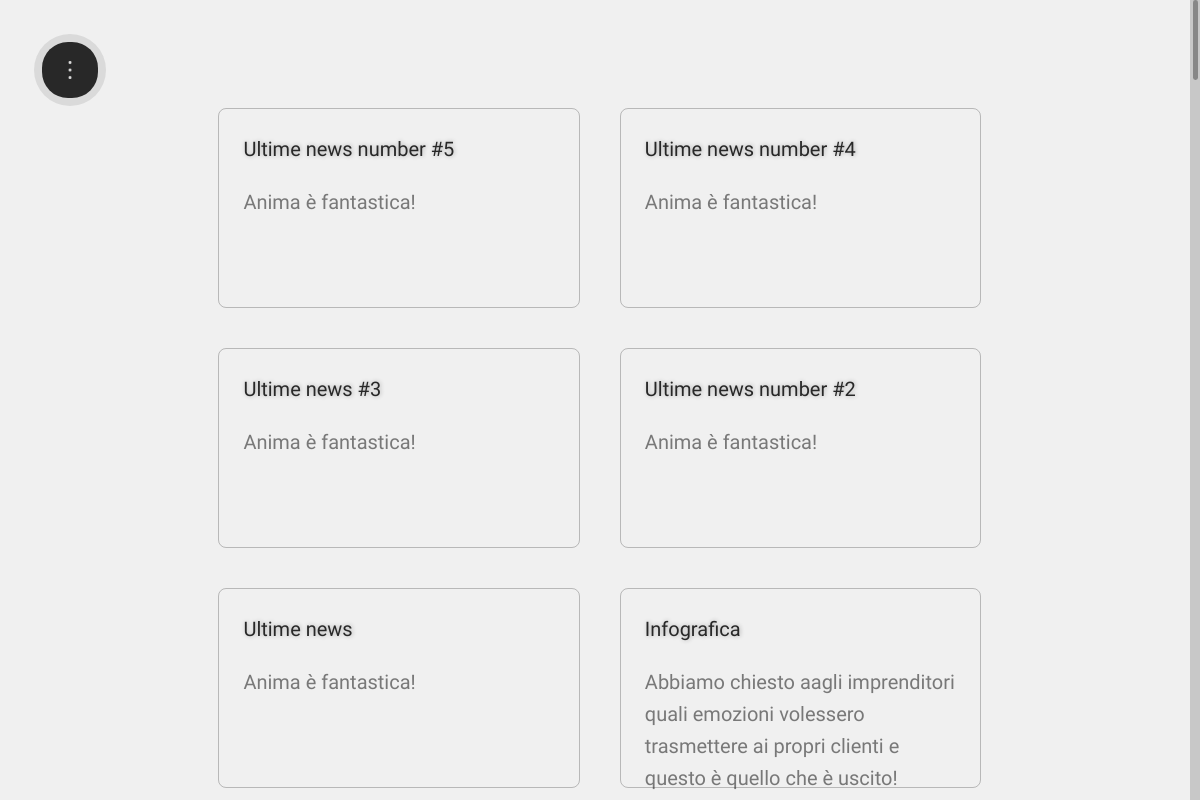
The app's page /pages/news.php, older data.
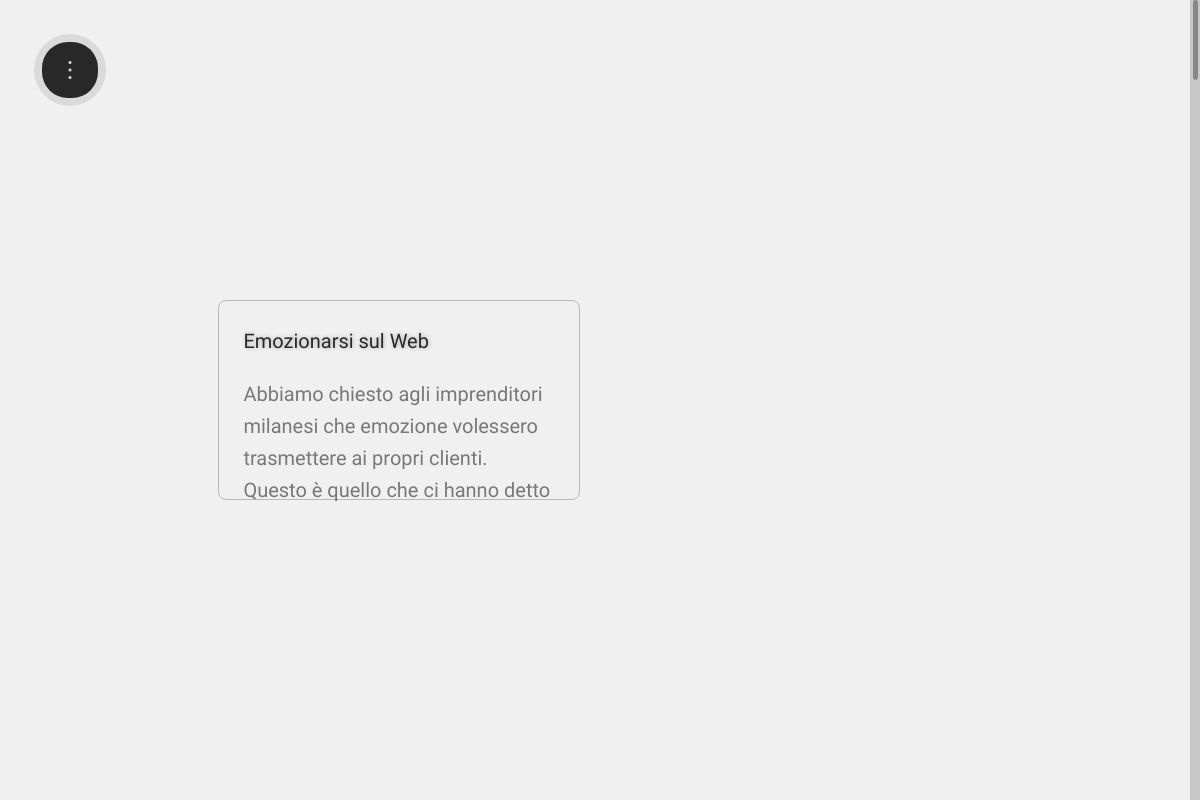
The same page, newer data.
### tables this page shows
CREATE TABLE `articles` (
  `id` varchar(50) NOT NULL,
  `datacreazione` datetime NOT NULL DEFAULT CURRENT_TIMESTAMP,
  `titolo` varchar(100) NOT NULL,
  `descrizione` varchar(1024) NOT NULL
);

### pages/news/MyTestConnection.php (called while the page is built, shortened)
<?php
class Connection {
    private $server, $db_name, $username, $password;
    private $conn;
    public function __construct($server, $db_name, $username, $password) {
        $this->server = $server;
        $this->db_name = $db_name;
        $this->username = $username;
        $this->password = $password;
    }
    public function connect() : bool {
        $this->conn = new mysqli($this->server, $this->username, $this->password, $this->db_name);
        if($this->conn->connect_error) {
            $this->connected = false;
            return false;
        } else {
            $this->connected = true;
            return true;
        }
    }
    public function query($sql)  {
        return ($this->conn)->query($sql);
    }
}
$connection = new MyTestConnection();

### pages/news/articles.php (the view, shortened to what this page needs)
<?php
    require("connection.php");
    class Article {
        private  $id,$titolo, $descrizione;
        function __construct($id, $titolo, $desc) {
            $this->id = $id;
            $this->titolo = $titolo;
            $this->descrizione = $desc;
        }
        public function getID() : string {
            return $this->id;
        }
        public function getTitle() : string {
            return $this->titolo;
        }
        public function getDescrizione() : string
        {
            return $this->descrizione;
        }
        public function getHTML() : string {
            return "<a class=\"news_article\" href=\"?id=".$this->getID()."\">".
                "<p class=\"article_title\">".$this->getTitle()."</p>".
                "<span class='article_description'>".$this->getDescrizione()."</span>".
                "</a>";
        }
    }
    class Articles {
        private $articles = array();
        public function __construct() {
            global $connection;
            $connection->connect();
            $results = $connection->query("SELECT id, titolo, descrizione FROM articles order by datacreazione DESC");
            while($row = $results->fetch_assoc()) {
                $article = new Article($row['id'], $row['titolo'], $row['descrizione']);
                $this->articles[$row['id']] = $article;
            }
        }
        public function getHTML() : string {
            $html = "<div class=\"news_articles\">";
            foreach($this->articles as $key => $value) {
                $html .= $value->getHTML();
            }
            $html .= "</div>";
            return $html;
        }
    }
    echo "<article class='ContentBlock articles'><div class='data'>";
    echo (new Articles())->getHTML();
    echo "</div></article>";

### pages/news.php (shortened to what this page needs)
<!DOCTYPE html>
<html lang="it">
<head>
    <link rel="stylesheet" type="text/css" href="../css/ArchStyles.css" />
    <link rel="stylesheet" type="text/css" href="../css/DesignStyles.css" />
    <link rel="stylesheet" type="text/css" href="../css/displaySupport.css" />
    <link rel="stylesheet" type="text/css" href="../css/Contents.css" />
    <link rel="stylesheet" type="text/css" href="../css/textcss.css" />
    <link rel="stylesheet" type="text/css" href="../css/scrollbar/scrollbar.css" />
    <link rel="stylesheet" type="text/css" href="../css/news/news.css" />
</head>
<body onload="AnimaLoader.loadHome()">
<div class="MenuBar displayFlexDesktop" id="menuBar_desktop">
    <a class="MenuButton">
        <div class="child"><div class="icon"></div> </div>
    </a>
</div>
<div class="scrollbar">
    <div class="wider">
        <div class="seeker"></div>
    </div>
</div>
<div class="DefaultContainer SectionsContainer" id="sectionContainer">
    <section class="DefaultContainer SectionBlock" id="pagesection">
        <?php
            if(count($_GET) == 0) {
                include "news/articles.php";
            } else {
                include "news/article.php";
            }
        ?>
    </section>
</div>
</body>
</html>

### css/ArchStyles.css (style rules this page uses)
body { overflow: hidden; margin:0; padding:0; }
.DefaultContainer { position: relative; top: 0; left: 0; height: 90vh; width: 100vw; overflow: hidden; }
section.SectionBlock { display: block; height: 100%; width: 100%; }
article.ContentBlock { position: relative; height: 100%; width: 100%; }
a.MenuButton { -webkit-flex-shrink: 0; flex-shrink: 0; -webkit-flex-grow: 0; flex-grow: 0; }
@media only screen and (max-resolution:150dpi) and (min-aspect-ratio: 1/1), only screen and (-webkit-max-device-pixel-ratio:1.51) and (min-aspect-ratio: 1/1), only screen and (-o-min-device-pixel-ratio:0/1) and (min-aspect-ratio: 1/1) { section.SectionBlock { overflow-y: hidden; } }
@media only screen and (max-resolution:150dpi) and (min-aspect-ratio: 1/1), only screen and (-webkit-max-device-pixel-ratio:1.51) and (min-aspect-ratio: 1/1), only screen and (-o-min-device-pixel-ratio:0/1) and (min-aspect-ratio: 1/1) { div.SectionsContainer { top: 0; height: 100vh; } }
@media only screen and (max-resolution:150dpi) and (min-aspect-ratio: 1/1), only screen and (-webkit-max-device-pixel-ratio:1.51) and (min-aspect-ratio: 1/1), only screen and (-o-min-device-pixel-ratio:0/1) and (min-aspect-ratio: 1/1) { div.MenuBar { position: fixed; top:0; left:0; height: 0; width: 0; padding:0; margin:0; border:0; overflow: visible; z-index: 1000; } }
@media only screen and (max-resolution:150dpi) and (min-aspect-ratio: 1/1), only screen and (-webkit-max-device-pixel-ratio:1.51) and (min-aspect-ratio: 1/1), only screen and (-o-min-device-pixel-ratio:0/1) and (min-aspect-ratio: 1/1) { a.MenuButton { top:4.25vh; left:4.25vh; z-index: 2000; height: 9vh; width: 9vh; } }
@media only screen and (max-resolution:150dpi) and (min-aspect-ratio: 1/1), only screen and (-webkit-max-device-pixel-ratio:1.51) and (min-aspect-ratio: 1/1), only screen and (-o-min-device-pixel-ratio:0/1) and (min-aspect-ratio: 1/1) { a.MenuButton div.child { display: flex; position: relative; top:0; left:0; height: 7vh; width: 7vh; padding:0; margin:0; border:0; box-sizing: border-box; flex-direction: row; justify-content: center; align-items: center; } }
@media only screen and (max-resolution:150dpi) and (min-aspect-ratio: 1/1), only screen and (-webkit-max-device-pixel-ratio:1.51) and (min-aspect-ratio: 1/1), only screen and (-o-min-device-pixel-ratio:0/1) and (min-aspect-ratio: 1/1) { a.MenuButton div.child div.icon { position: relative; top:0; left:0; height: 5.5vh; width: 5.5vh; padding:0; margin:0; border:0; box-sizing: border-box; } }
@media only screen and (max-resolution:150dpi) and (min-aspect-ratio: 1/1), only screen and (-webkit-max-device-pixel-ratio:1.51) and (min-aspect-ratio: 1/1), only screen and (-o-min-device-pixel-ratio:0/1) and (min-aspect-ratio: 1/1) { a.MenuButton, a.MenuEntry { display: flex; position: absolute; padding:0; border:0; margin:0; justify-content: center; align-items: center; flex-direction: row; box-sizing: border-box; } }

### css/displaySupport.css (style rules this page uses)
@media only screen and (max-resolution:150dpi) and (min-aspect-ratio: 1/1), only screen and (-webkit-max-device-pixel-ratio:1.51) and (min-aspect-ratio: 1/1), only screen and (-o-min-device-pixel-ratio:0/1) and (min-aspect-ratio: 1/1) { .displayFlexDesktop { display: flex !important; } }

### css/textcss.css (style rules this page uses)
h1, h2, p, span, div, table, a, button, input { font-family: 'Roboto', sans-serif; }
p { position: relative; display: flex; box-sizing: border-box; padding: 0; color: rgb(224,224,224); text-shadow: 0.1vh 0 0.5vh rgba(30,30,30,0.3); line-height: 1.6em; margin:0; }
span { line-height: 1.6em; font-size: inherit; }
@media only screen and (max-resolution:150dpi) and (min-aspect-ratio: 1/1), only screen and (-webkit-max-device-pixel-ratio:1.51) and (min-aspect-ratio: 1/1), only screen and (-o-min-device-pixel-ratio:0/1) and (min-aspect-ratio: 1/1) { p { -ms-flex-direction: column; -webkit-flex-direction: column; flex-direction: column; height: auto; width: 60vw; } }
@media only screen and (max-resolution:150dpi) and (min-aspect-ratio: 1/1), only screen and (-webkit-max-device-pixel-ratio:1.51) and (min-aspect-ratio: 1/1), only screen and (-o-min-device-pixel-ratio:0/1) and (min-aspect-ratio: 1/1) { p, div, table, button, a, span { font-size: 2.5vh; } }

Row changes from the older to the newer data that the page shows:
removed articles: titolo "Ultime news number #5", descrizione "Anima è fantastica!"
removed articles: titolo "Ultime news number #4", descrizione "Anima è fantastica!"
removed articles: titolo "Ultime news #3", descrizione "Anima è fantastica!"
removed articles: titolo "Ultime news number #2", descrizione "Anima è fantastica!"
removed articles: titolo "Ultime news", descrizione "Anima è fantastica!"
removed articles: titolo "Infografica", descrizione "Abbiamo chiesto aagli imprenditori quali emozioni volessero trasmettere ai propri clienti e questo è quello che è uscito!"
added articles: titolo "Emozionarsi sul Web", descrizione "Abbiamo chiesto agli imprenditori milanesi che emozione volessero trasmettere ai propri clienti. Questo è quello che ci hanno detto"
